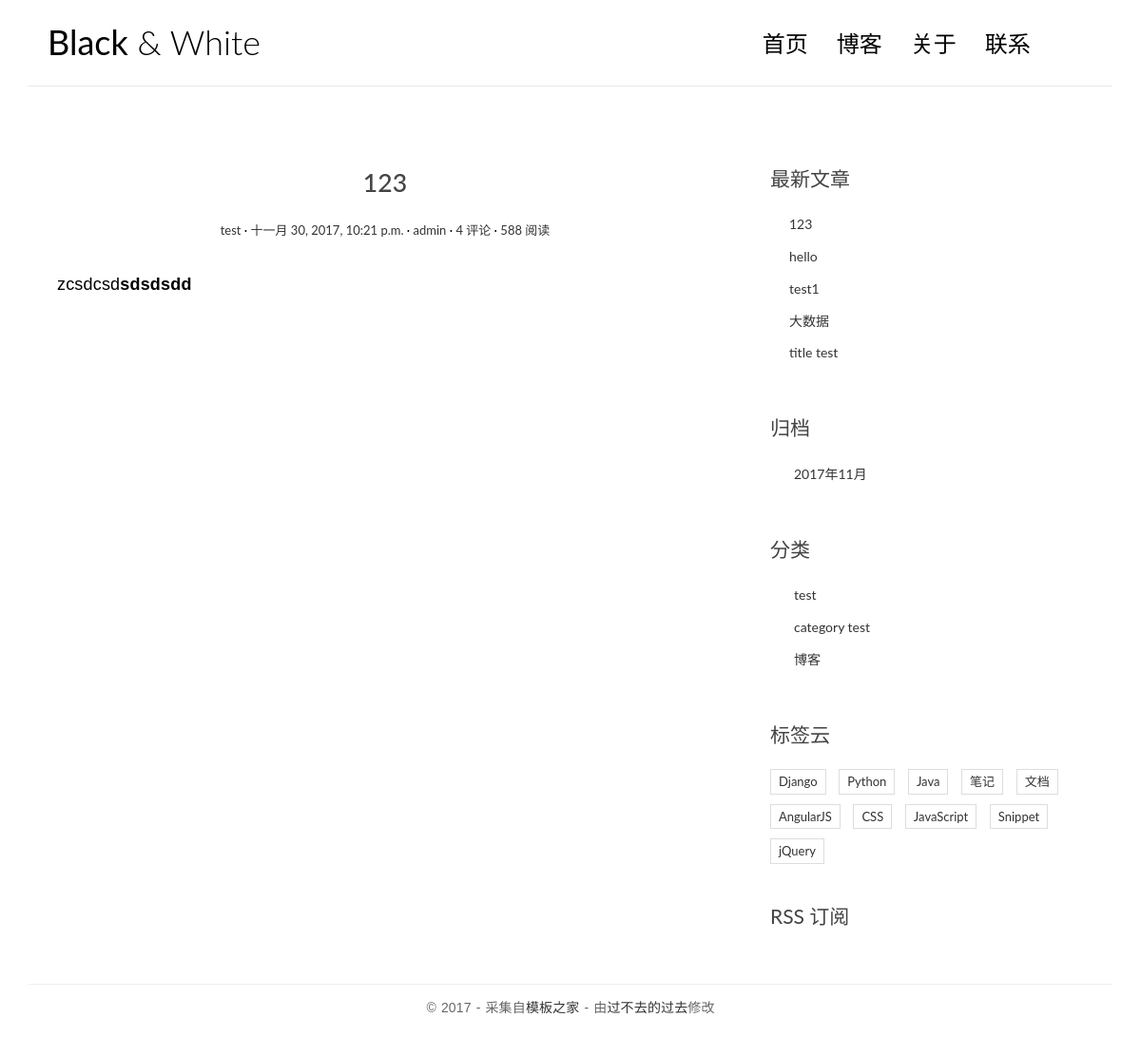
/post/5/, run on an earlier commit of the app's database.
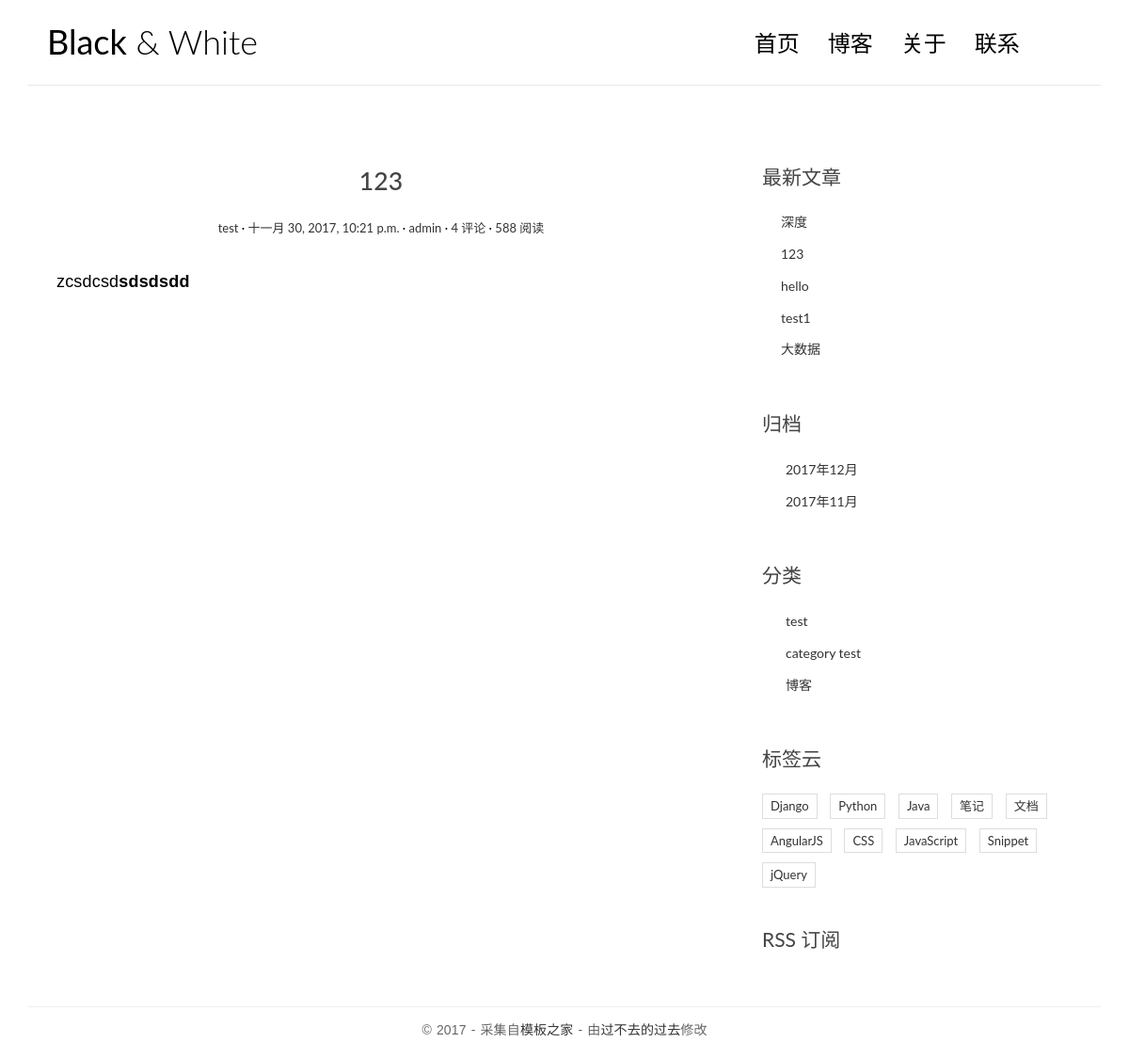
And on a later commit of the database.
### blog/models.py (models this page shows, shortened)
class Post(models.Model):
    title = models.CharField('标题', max_length=70)
    body = models.TextField()
    created_time = models.DateTimeField('创建时间')
    modified_time = models.DateTimeField('最后修改时间')
    excerpt = models.CharField('摘要', max_length=200, blank=True)
    category = models.ForeignKey(Category)
    tags = models.ManyToManyField(Tag, blank=True)
    author = models.ForeignKey(User)
    def get_absolute_url(self):
        return reverse('blog:detail', kwargs={'pk': self.pk})

class Category(models.Model):
    name = models.CharField('类别', max_length=100)
    def __str__(self):
        return self.name

### blog/views.py (the view)
# urls.py: url(r'^post/(?P<pk>[0-9]+)/$', views.detail, name='detail'),
def detail(request, pk):
    post = get_object_or_404(Post, pk=pk)
    post.body = markdown.markdown(post.body,
                                  extensions=[
                                      'markdown.extensions.extra',
                                      'markdown.extensions.codehilite',
                                      'markdown.extensions.toc',
                                  ])
    return render(request, 'blog/single.html', context={'post': post})

### blog/templatetags/blog_tags.py (called while the page is built)
@register.simple_tag
def get_recent_post(num=5):
    return Post.objects.all().order_by('-created_time')[:num]

@register.simple_tag
def archives():
    return Post.objects.dates('created_time', 'month', order='DESC')

@register.simple_tag
def get_categories():
    return Category.objects.all()

### templates/blog/single.html (shortened to what this page needs)
{% extends 'blog/base.html' %}
{% block main %}
    <article class="post post-{{ post.pk }}">
                    <header class="entry-header">
                        <h1 class="entry-title">{{ post.title }}</h1>
                        <div class="entry-meta">
                            <span class="post-category"><a href="#">{{ post.category }}</a></span>
                            <span class="post-date"><a href="#"><time class="entry-date"
                                                                      datetime="2012-11-09T23:15:57+00:00">{{ post.created_time }}</time></a></span>
                            <span class="post-author"><a href="#">{{ post.author }}</a></span>
                            <span class="comments-link"><a href="#">4 评论</a></span>
                            <span class="views-count"><a href="#">588 阅读</a></span>
                        </div>
                    </header>
                    <div class="entry-content clearfix">
                        {{ post.body|safe }}
                    </div>
                </article>
{% endblock main %}

### templates/blog/base.html (shortened to what this page needs)
{% load staticfiles %}
{% load blog_tags %}
<!DOCTYPE html>
<html>
<head>
    <link rel="stylesheet" href="{% static 'blog/css/bootstrap.min.css' %}">
    <link rel="stylesheet" href="{% static 'blog/css/highlights/github.css' %}">
    <link rel="stylesheet" href="http://code.ionicframework.com/ionicons/2.0.1/css/ionicons.min.css">
    <link rel="stylesheet" href="{% static 'blog/css/pace.css' %}">
    <link rel="stylesheet" href="{% static 'blog/css/custom.css' %}">
</head>
<body>
<div class="container">
    <header id="site-header">
        <div class="row">
            <div class="col-md-4 col-sm-5 col-xs-8">
                <div class="logo">
                    <h1><a href="index.html"><b>Black</b> &amp; White</a></h1>
                </div>
            </div>
            <div class="col-md-8 col-sm-7 col-xs-4">
                <nav class="main-nav" role="navigation">
                    <div class="collapse navbar-collapse" id="bs-example-navbar-collapse-1">
                        <ul class="nav navbar-nav navbar-right">
                            <li class="cl-effect-11"><a href="index.html" data-hover="首页">首页</a></li>
                            <li class="cl-effect-11"><a href="full-width.html" data-hover="博客">博客</a></li>
                            <li class="cl-effect-11"><a href="about.html" data-hover="关于">关于</a></li>
                            <li class="cl-effect-11"><a href="contact.html" data-hover="联系">联系</a></li>
                        </ul>
                    </div>
                </nav>
            </div>
        </div>
    </header>
</div>
<div class="content-body">
    <div class="container">
        <div class="row">
            <main class="col-md-8">
                {% block main %}
                {% endblock main %}
            </main>
            <aside class="col-md-4">
                <div class="widget widget-recent-posts">
                    <h3 class="widget-title">最新文章</h3>
                  {% get_recent_post as recent_post_list %}
                    <ul>
                        {% for post in recent_post_list %}
                        <li>
                        <a href="{{ post.get_absolute_url }}">{{ post.title }}</a>
                        </li>
                            {% empty %}
                            暂无文章！！
                        {% endfor %}
                    </ul>
                </div>
                <div class="widget widget-archives">
                    <h3 class="widget-title">归档</h3>
                    {% archives as date_list %}
                    <ul>
                        {% for date in date_list %}
                            <li><a href="{% url 'blog:archives' date.year date.month %}"> {{ date.year }}年{{ date.month }}月</a></li>
                        {% empty %}
                            暂无归档
                        {% endfor %}
                    </ul>
                </div>
                <div class="widget widget-category">
                    <h3 class="widget-title">分类</h3>
                   {% get_categories as category_list %}
                    <ul>
                    {% for category in category_list %}
                        <li>
                        <a href="{% url 'blog:category' category.pk %}">{{ category.name }}</a>
                        </li>
                    {% empty %}
                        暂无分类！！
                    {% endfor %}
                    </ul>
                </div>
                <div class="widget widget-tag-cloud">
                    <h3 class="widget-title">标签云</h3>
                    <ul>
                        <li>
                            <a href="#">Django</a>
                        </li>
                        <li>
                            <a href="#">Python</a>
                        </li>
                        <li>
                            <a href="#">Java</a>
                        </li>
                        <li>
                            <a href="#">笔记</a>
                        </li>
                        <li>
                            <a href="#">文档</a>
                        </li>
                        <li>
                            <a href="#">AngularJS</a>
                        </li>
                        <li>
                            <a href="#">CSS</a>
                        </li>
                        <li>
                            <a href="#">JavaScript</a>
                        </li>
                        <li>
                            <a href="#">Snippet</a>
                        </li>
                        <li>
                            <a href="#">jQuery</a>
                        </li>
                    </ul>
                </div>
                <div class="rss">
                    <a href=""> RSS 订阅</a>
                </div>
            </aside>
        </div>
    </div>
</div>
<footer id="site-footer">
    <div class="container">
        <div class="row">
            <div class="col-md-12">
                <p class="copyright">&copy 2017 - 采集自<a href="http://www.cssmoban.com/"
                                                        target="_blank" title="模板之家">模板之家</a>
                    - 由<a href="http://zmrenwu.com/" title="网页模板" target="_blank">过不去的过去</a>修改
                </p>
            </div>
        </div>
    </div>
</footer>
</body>
</html>

### blog/static/blog/css/custom.css (style rules this page uses)
* { outline: none; }
h1, h2, h3, h4, h5, h6 { margin-top: 0; }
b { font-weight: 400; }
a { color: #333; }
body { color: #444; font-family: 'Lato', sans-serif; }
p { font-family: 'Ubuntu', sans-serif; font-weight: 400; word-spacing: 1px; letter-spacing: 0.01em; }
#site-header { background-color: #FFF; padding: 25px 20px; margin-bottom: 40px; border-bottom: 1px solid #e7e7e7; }
.logo h1 a { color: #000; }
.logo h1 { margin: 0; font-family: 'Lato', sans-serif; font-weight: 300; }
.main-nav { margin-top: 11px; max-width: 95%; }
.main-nav a { color: #000000 !important; padding: 0 0 5px 0 !important; margin-right: 30px; font-family: 'Lato', sans-serif; font-weight: 300; font-size: 24px; }
.cl-effect-11 a { padding: 10px 0; color: #0972b4; text-shadow: none; }
.cl-effect-11 a::before { position: absolute; top: 0; left: 0; overflow: hidden; padding: 0 0 5px 0 !important; max-width: 0; border-bottom: 1px solid #000; color: #000; content: attr(data-hover); white-space: nowrap; -webkit-transition: max-width 0.5s; -moz-transition: max-width 0.5s; transition: max-width 0.5s; }
.content-body { padding-bottom: 4em; }
.post { background: #fff; padding: 30px 30px 0; }
.entry-title { text-align: center; font-size: 1.9em; margin-bottom: 20px; line-height: 1.6; padding: 10px 20px 0; }
.entry-meta { text-align: center; color: #DDDDDD; font-size: 13px; margin-bottom: 30px; }
.entry-content { font-size: 18px; line-height: 1.9; font-weight: 300; color: #000; }
.post-category::after, .post-date::after, .post-author::after, .comments-link::after { content: ' ·'; color: #000; }
.widget { background: #fff; padding: 30px 0 0; }
.widget-title { font-size: 1.5em; margin-bottom: 20px; line-height: 1.6; padding: 10px 0 0; font-weight: 400; }
.widget-recent-posts ul { padding: 0; margin: 0; padding-left: 20px; }
.widget-recent-posts ul li { list-style-type: none; position: relative; line-height: 170%; margin-bottom: 10px; }
.widget-recent-posts ul li::before { content: '\f3d3'; font-family: "Ionicons"; position: absolute; left: -17px; top: 3px; font-size: 16px; color: #000; }
.widget-archives ul { padding: 0; margin: 0; padding-left: 25px; }
.widget-archives ul li { list-style-type: none; position: relative; line-height: 170%; margin-bottom: 10px; }
.widget-archives ul li::before { content: '\f3f3'; font-family: "Ionicons"; position: absolute; left: -25px; top: 1px; font-size: 16px; color: #000; }
.widget-category ul { padding: 0; margin: 0; padding-left: 25px; }
.widget-category ul li { list-style-type: none; position: relative; line-height: 170%; margin-bottom: 10px; }
.widget-category ul li::before { content: '\f3fe'; font-family: "Ionicons"; position: absolute; left: -25px; top: 1px; font-size: 18px; color: #000; }
.widget-tag-cloud ul { padding: 0; margin: 0; margin-right: -10px; }
.widget-tag-cloud ul li { list-style-type: none; font-size: 13px; display: inline-block; margin-right: 10px; margin-bottom: 10px; padding: 3px 8px; border: 1px solid #ddd; }
.rss { font-size: 21px; margin-top: 30px; }
.rss a { color: #444; }
#site-footer { padding-top: 10px; padding: 0 0 1.5em 0; }
.copyright { text-align: center; padding-top: 1em; margin: 0; border-top: 1px solid #eee; color: #666; }

What changed in the data, as far as the page shows it:
no longer on this page (row unchanged): Post: title "title test"
added Post: title "深度"
Also different on the page:
new list line: "2017 年 12 月"
